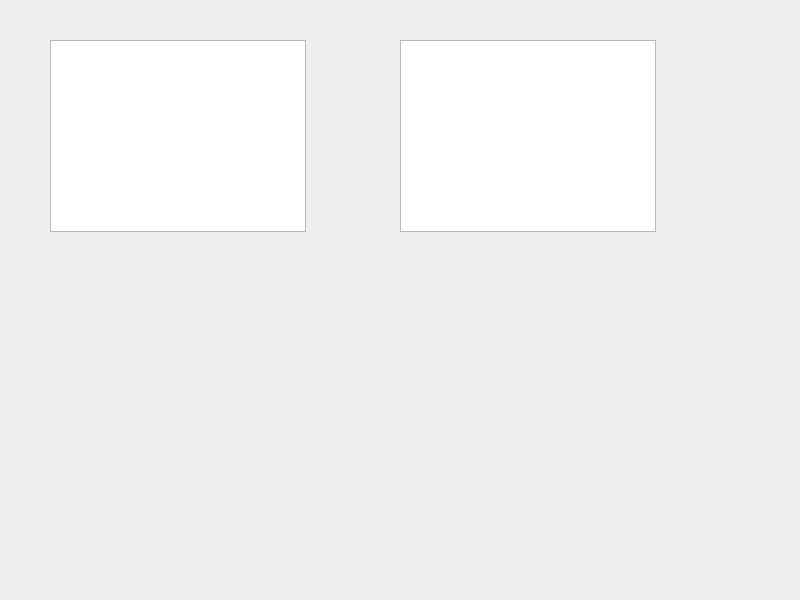
<?xml version="1.0" encoding="UTF-8"?>
<ui version="4.0">
 <class>Widget</class>
 <widget class="QWidget" name="Widget">
  <property name="geometry">
   <rect>
    <x>0</x>
    <y>0</y>
    <width>800</width>
    <height>600</height>
   </rect>
  </property>
  <property name="windowTitle">
   <string>Widget</string>
  </property>
  <widget class="QListWidget" name="listWidget">
   <property name="geometry">
    <rect>
     <x>50</x>
     <y>40</y>
     <width>256</width>
     <height>192</height>
    </rect>
   </property>
  </widget>
  <widget class="QListWidget" name="listWidget_2">
   <property name="geometry">
    <rect>
     <x>400</x>
     <y>40</y>
     <width>256</width>
     <height>192</height>
    </rect>
   </property>
  </widget>
 </widget>
 <resources/>
 <connections/>
</ui>
